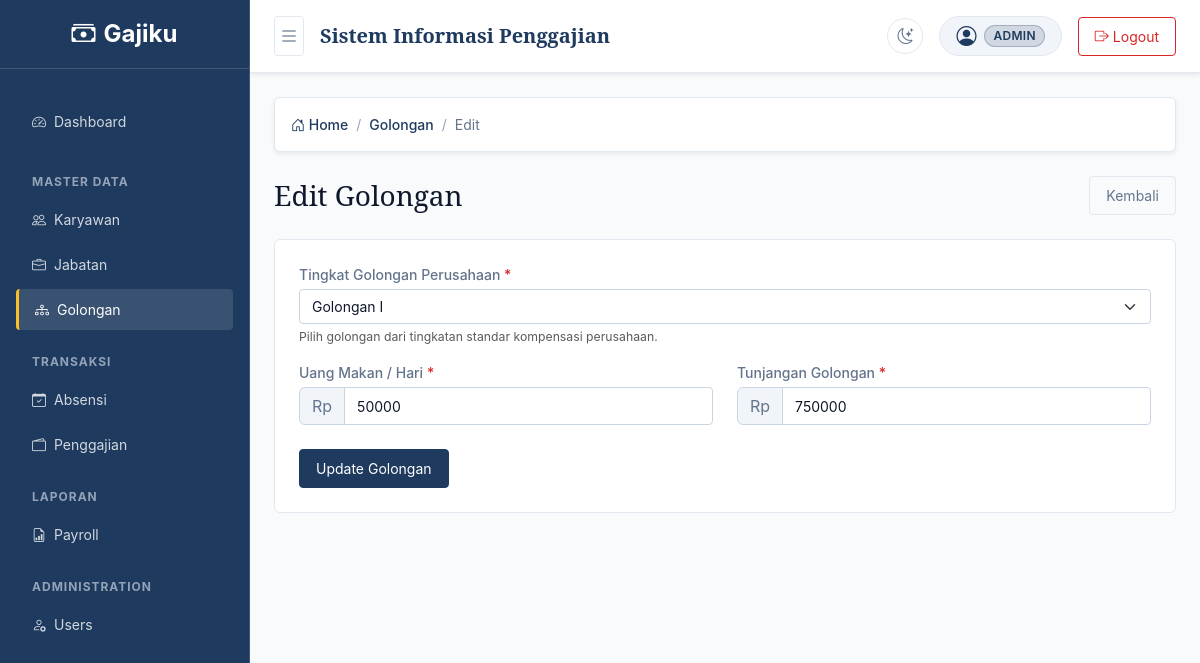
The app's page /?page=golongan/edit&id=1 (signed in) with its own data.
### tables this page shows
CREATE TABLE IF NOT EXISTS golongan (
    id INT UNSIGNED AUTO_INCREMENT PRIMARY KEY,
    nama_golongan VARCHAR(50) NOT NULL UNIQUE,
    uang_makan DECIMAL(15,2) NOT NULL DEFAULT 0,
    tunjangan DECIMAL(15,2) NOT NULL DEFAULT 0,
    created_at TIMESTAMP NOT NULL DEFAULT CURRENT_TIMESTAMP,
    updated_at TIMESTAMP NOT NULL DEFAULT CURRENT_TIMESTAMP ON UPDATE CURRENT_TIMESTAMP
);

### app/includes/golongan.php (called while the page is built, shortened)
<?php
function getStandardGolonganList(): array
{
    return [
        'Golongan I/A'   => ['uang_makan' => 30000.0, 'tunjangan' => 300000.0],
        'Golongan I/B'   => ['uang_makan' => 35000.0, 'tunjangan' => 400000.0],
        'Golongan I/C'   => ['uang_makan' => 35000.0, 'tunjangan' => 500000.0],
        'Golongan I/D'   => ['uang_makan' => 40000.0, 'tunjangan' => 600000.0],
        'Golongan II/A'  => ['uang_makan' => 40000.0, 'tunjangan' => 750000.0],
        'Golongan II/B'  => ['uang_makan' => 45000.0, 'tunjangan' => 850000.0],
        'Golongan II/C'  => ['uang_makan' => 45000.0, 'tunjangan' => 950000.0],
        'Golongan II/D'  => ['uang_makan' => 50000.0, 'tunjangan' => 1000000.0],
        'Golongan III/A' => ['uang_makan' => 50000.0, 'tunjangan' => 1250000.0],
        'Golongan III/B' => ['uang_makan' => 55000.0, 'tunjangan' => 1500000.0],
        'Golongan III/C' => ['uang_makan' => 55000.0, 'tunjangan' => 1750000.0],
        'Golongan III/D' => ['uang_makan' => 60000.0, 'tunjangan' => 2000000.0],
        'Golongan IV/A'  => ['uang_makan' => 60000.0, 'tunjangan' => 2250000.0],
        'Golongan IV/B'  => ['uang_makan' => 65000.0, 'tunjangan' => 2500000.0],
        'Golongan IV/C'  => ['uang_makan' => 70000.0, 'tunjangan' => 2750000.0],
        'Golongan IV/D'  => ['uang_makan' => 75000.0, 'tunjangan' => 3000000.0],
        'Golongan I'     => ['uang_makan' => 30000.0, 'tunjangan' => 750000.0],
        'Golongan II'    => ['uang_makan' => 40000.0, 'tunjangan' => 1000000.0],
        'Golongan III'   => ['uang_makan' => 50000.0, 'tunjangan' => 2000000.0],
        'Golongan IV'    => ['uang_makan' => 60000.0, 'tunjangan' => 3000000.0],
    ];
}
function fetchAllGolongan(PDO $pdo): array
{
    $stmt = $pdo->query('SELECT * FROM golongan ORDER BY id ASC');
    return $stmt->fetchAll(PDO::FETCH_ASSOC);
}
function fetchGolonganById(PDO $pdo, int $id): ?array
{
    $stmt = $pdo->prepare('SELECT * FROM golongan WHERE id = ?');
    $stmt->execute([$id]);
    $result = $stmt->fetch(PDO::FETCH_ASSOC);
    return $result ?: null;
}

### app/pages/golongan/edit.php (the view, shortened to what this page needs)
<?php
require_once dirname(__DIR__, 2) . '/includes/golongan.php';
$id = filter_input(INPUT_GET, 'id', FILTER_VALIDATE_INT);
$pdo = getPDO();
$golongan = fetchGolonganById($pdo, $id);
$standardList = getStandardGolonganList();
$allGolongan = fetchAllGolongan($pdo);
$existingOther = [];
foreach ($allGolongan as $g) {
    if ((int) $g['id'] !== $id) {
        $existingOther[] = $g['nama_golongan'];
    }
}
?>
<div class="d-flex justify-content-between align-items-center mb-4">
    <h1 class="h3 mb-0">Edit Golongan</h1>
    <a href="/?page=golongan/index" class="btn btn-outline-secondary">Kembali</a>
</div>
<div class="card border-0 shadow-sm">
    <div class="card-body p-4">
        <form action="/?action=golongan/update" method="POST">
            <div class="mb-3">
                <label for="nama_golongan" class="form-label">Tingkat Golongan Perusahaan <span class="text-danger">*</span></label>
                <select class="form-select" id="nama_golongan" name="nama_golongan" required onchange="applyStandardValues(this)">
                    <?php foreach ($standardList as $nama => $cfg): ?>
                        <?php
                        $isSelected = ($golongan['nama_golongan'] === $nama);
                        $isTakenByOther = in_array($nama, $existingOther, true);
                        ?>
                        <option value="<?= htmlspecialchars($nama) ?>"
                                data-uang-makan="<?= $cfg['uang_makan'] ?>"
                                data-tunjangan="<?= $cfg['tunjangan'] ?>"
                                <?= $isSelected ? 'selected' : '' ?>
                                <?= ($isTakenByOther && !$isSelected) ? 'disabled' : '' ?>>
                            <?= htmlspecialchars($nama) ?> <?= ($isTakenByOther && !$isSelected) ? '(Sudah dipakai golongan lain)' : '' ?>
                        </option>
                    <?php endforeach; ?>
                </select>
                <div class="form-text">Pilih golongan dari tingkatan standar kompensasi perusahaan.</div>
            </div>
            <div class="row">
                <div class="col-md-6 mb-3">
                    <label for="uang_makan" class="form-label">Uang Makan / Hari <span class="text-danger">*</span></label>
                    <div class="input-group">
                        <span class="input-group-text">Rp</span>
                        <input type="number" class="form-control" id="uang_makan" name="uang_makan" required min="0" step="1000" value="<?= (float) $golongan['uang_makan'] ?>">
                    </div>
                </div>
                <div class="col-md-6 mb-4">
                    <label for="tunjangan" class="form-label">Tunjangan Golongan <span class="text-danger">*</span></label>
                    <div class="input-group">
                        <span class="input-group-text">Rp</span>
                        <input type="number" class="form-control" id="tunjangan" name="tunjangan" required min="0" step="1000" value="<?= (float) ($golongan['tunjangan'] ?? 0) ?>">
                    </div>
                </div>
            </div>
            <button type="submit" class="btn btn-primary">Update Golongan</button>
        </form>
    </div>
</div>

### public/assets/css/style.css (style rules this page uses)
:root { --bg-color: #F8FAFC; --surface-color: #FFFFFF; --surface-muted: #F1F5F9; --surface-hover: #E2E8F0; --border-color: #E2E8F0; --input-border: #CBD5E1; --input-bg: #FFFFFF; --text-primary: #0F172A; --text-secondary: #64748B; --text-muted: #94A3B8; --sidebar-bg: #1E3A5F; --sidebar-border: rgba(255, 255, 255, 0.15); --sidebar-text: rgba(255, 255, 255, 0.8); --sidebar-active-bg: rgba(255, 255, 255, 0.12); --sidebar-active-text: #FFFFFF; --sidebar-active-border: #FBBF24; --topbar-bg: #FFFFFF; --topbar-border: #E2E8F0; --primary-color: #1E3A5F; --primary-hover: #152a45; --secondary-color: #6B7280; --tertiary-color: #2563EB; --success-color: #16A34A; --success-bg: #DCFCE7; --success-border: #BBF7D0; --warning-color: #CA8A04; --warning-bg: #FEF9C3; --warning-border: #FEF08A; --error-color: #DC2626; --error-bg: #FEE2E2; --error-border: #FECACA; --info-color: #2563EB; --info-bg: #DBEAFE; --info-border: #BFDBFE; --table-header-bg: #F1F5F9; --table-header-text: #0F172A; --table-stripe-1: #FFFFFF; --table-stripe-2: #F8FAFC; --table-hover-bg: #F1F5F9; --table-cell-border: #E2E8F0; --modal-bg: #FFFFFF; --dropdown-bg: #FFFFFF; --dropdown-hover: #F1F5F9; --backdrop-color: rgba(15, 23, 42, 0.5); }
body, .card, .sidebar, header, .table, .table th, .table td, .form-control, .form-select, .modal-content, .dropdown-menu, .breadcrumb, .btn { transition: background-color 0.2s ease, color 0.2s ease, border-color 0.2s ease; }
html, body { overflow-x: hidden; }
body { background-color: var(--bg-color) !important; color: var(--text-primary) !important; font-family: 'Inter', 'Open Sans', system-ui, -apple-system, sans-serif; font-size: 14px; }
h1, h2, h3, h4, h5, h6, .h1, .h2, .h3, .h4, .h5, .h6 { font-family: 'Noto Serif', 'Nunito', serif; color: var(--text-primary) !important; }
h1 { font-size: 32px; }
.card { background-color: var(--surface-color) !important; border: 1px solid var(--border-color) !important; border-radius: 6px; color: var(--text-primary); box-shadow: none !important; }
.card-body { padding: 16px; }
.btn { border-radius: 4px; font-size: 14px; padding: 8px 16px; }
.btn-primary { background-color: var(--primary-color) !important; border-color: var(--primary-color) !important; color: #FFFFFF !important; }
.btn-outline-secondary { color: var(--text-secondary) !important; border-color: var(--border-color) !important; background-color: transparent !important; }
.text-danger, [data-theme="dark"] .text-danger { color: var(--error-color) !important; }
.form-control, .form-select { border-radius: 4px; background-color: var(--input-bg) !important; border-color: var(--input-border) !important; color: var(--text-primary) !important; font-size: 14px; }
.form-control::placeholder { color: var(--text-secondary) !important; opacity: 0.8; }
.form-label { font-weight: 500; color: var(--text-secondary); margin-bottom: 4px; }
.input-group-text { background-color: var(--surface-muted) !important; border-color: var(--input-border) !important; color: var(--text-secondary) !important; }

### app/includes/header.php (style rules this page uses)
:root { --bg-color: #F8FAFC; --surface-color: #FFFFFF; --surface-muted: #F1F5F9; --surface-hover: #E2E8F0; --border-color: #E2E8F0; --text-primary: #0F172A; --text-secondary: #64748B; --sidebar-bg: #1E3A5F; --topbar-bg: #FFFFFF; }
html, body { overflow-x: hidden; }
body { background-color: var(--bg-color) !important; color: var(--text-primary) !important; transition: background-color 0.2s ease, color 0.2s ease; }

### records on screen
golongan: nama_golongan "Golongan I", uang_makan "50000", tunjangan "750000"

### other values on screen
$user['role'] "ADMIN"
$name "Golongan"
$name "Edit"
